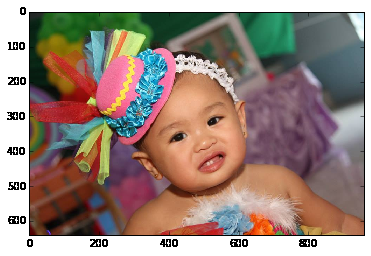
%> input picture Superpixel_3_0.png, 371 x 256 px, given in place of obj18__0.png, which was not available
$ octave PCAAnalysisLaplace.m   (GNU Octave 9; MATLAB toolbox functions it lacks are replaced by stand-ins)
%> lines starting %> are read from the running program, lines starting %| are printed output that depends on the picture; pictures that were not available may be replaced by others from this repository, and a replacement may not be noted
### MATLAB/computeFeatureVectorLaplace.m


%%%%%%%%%function to compute feature vector of leading eigenvalues of
            %%%%%%%%%(Laplacian based Laplacian)%%%%

%%%% Arguments of the function %%%%%
%%% 1st: number of leading eigenvalues to consider
%%% 2nd: exponent of Laplacian, lambda
%%% 3rd: directory of images
%%% 4th: image type
%%% 5th: number of points/vertices of Delanay graph
%%% 6th&7th: cordinates of the extreme corner points to be deleted


function egMat = computeFeatureVectorLaplace(s,lambda,direc,imagetype, thres, rup, rdown)
%> called with s = 6, lambda = 7, direc = 'glass/obj18__', imagetype = '.png', thres = 70, rup = 4, rdown = 3
    numview = (0:5:355);                                   % list of view angles
    egMat = zeros(s,length(numview));                      % initialise matrix to contain feature vectors
    cc=1;                                                  % initialise column index

    for i =numview
        img = imread(strcat(direc,num2str(i),imagetype));   % read image
%> img is the input picture: size 256x371x3 uint8; mean R, G, B 152.1, 132.3, 122.6
        im=rgb2gray(img);                                   % change gray scale
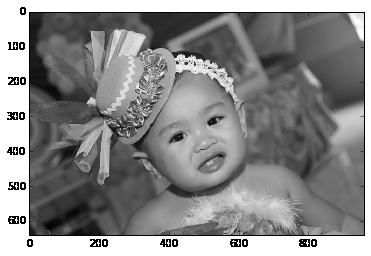
%> im: size 256x371 uint8; min 0, max 255, mean 137.1

        [cim,r,c]= harris4(im,1,thres,2);                   % find corner points, maximum is thres

        %discard corner points at the extremes
        cod = [c(:), r(:)];
        cod = cod(rup:end,:);
        cod = cod(1:end-rdown,:);

        % Delaunay triangulation
        tri = delaunay(cod(:,1),cod(:,2));

        %create graph from delanauy, compute adjacency and Laplacian
        %matrices
        g = digraph(tri, tri(:, [2 3 1]));
        A = adjacency(g);
        A = sparse(A | A');

        %Extract Graph
        G = graph(A);

        %Compute Laplace based Laplacian
        L = computeLaplace(G,lambda);

        %column vector of eigenvalues of Laplacian
        eg = sort(eig(full(L)), 'descend');                      % sort in descending order
        eg = eg(1:s,:);                                          % select s leading values

        %append result to matrix
        egMat(:,cc) = eg;
        cc = cc+1;
    end
end

### MATLAB/harris4.m

%%%%Harris corner point detection%%%%%%%%

function[cim2,r,c]= harris4(im,sigma,thresh,radius)
%> called with sigma = 1, thresh = 70, radius = 2
    error(nargchk(2,5,nargin));                            % validate the number of   input arguments
    dx = [-1 0 1;   -1 0 1;   -1 0 1];                     % special matrix for convolution
    dy = dx';                                              % the transpose of dx, also used for convolution
    Ix = conv2(single(im), single(dx), 'same');            %Compute the x and y derivatives of the image,
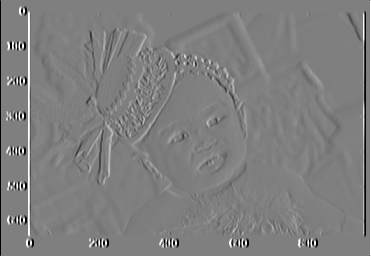
%> Ix: size 256x371 single; min -765, max 765, mean 0; drawn with min black and max white
    Iy = conv2(single(im), single(dy), 'same');            %Ix and Iy
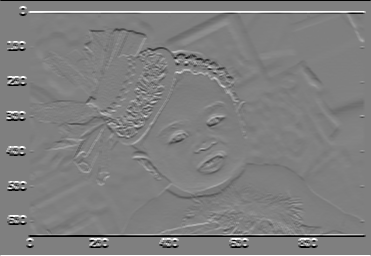
%> Iy: size 256x371 single; min -765, max 765, mean 0; mean of the top-left, top-right, bottom-left and bottom-right quarters -0.2, -0.5, 0.2, 0.5; drawn with min black and max white


    g = fspecial('gaussian',max(1,fix(6*sigma)), sigma);   % Gaussian filter

    Ix2 = conv2(single(Ix.^2), single(g), 'same');         %Compute the products of derivatives at every pixel:
    Iy2 = conv2(single(Iy.^2), single(g), 'same');         %Ix^2, Iy^2, IxIy
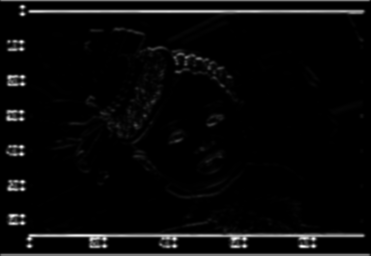
%> Iy2: size 256x371 single; min 0, max 430072, mean 15735.9; drawn with min black and max white
    Ixy = conv2(single(Ix.*Iy), single(g), 'same');
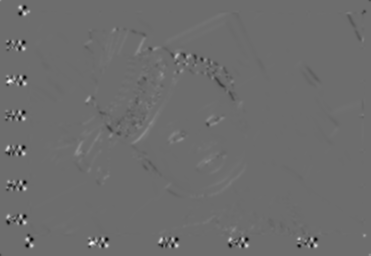
%> Ixy: size 256x371 single; min -113622.7, max 151202.2, mean 107.4; drawn with min black and max white
    %cim = (Ix2.*Iy2 - Ixy.^2)./(Ix2 + Iy2    + eps);       %cim is the determinant/trace
    k = 0.04;
    cim = (Ix2.*Iy2 - Ixy.^2) - k*(Ix2 + Iy2).^2;
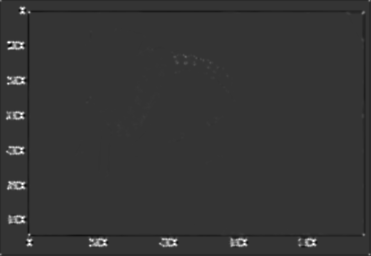
%> cim: size 256x371 single; min -10031047680, max 38759301120, mean 164228672; drawn with min black and max white

    if nargin > 2                                          %Threshold on   cim
        sze = 2*radius+1;
        mx = ordfilt2(cim,sze^2,ones(sze));

%         cim2 = (cim==mx)&(cim>thresh);                      %Find local maxima
%         [rc,cc]=size(cim2);
%         [r,c] = find(cim2);

        cim(cim~=mx) = 0;
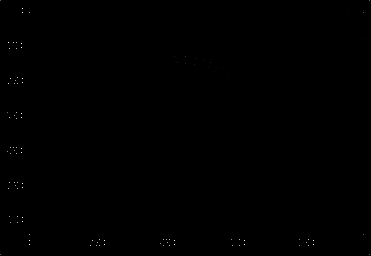
%> cim: size 256x371 single; min -16896260, max 38759301120, mean 27720194; drawn with min black and max white
%> the run ends on the next line
        [cim2,ind] = maxk(cim(:),thresh);
        [r,c]= ind2sub([128,128],ind);
    end

### MATLAB/PCAAnalysisLaplace.m


%PCA analysis

%compute feature vector of laplacian eigenvalues for the objects
s   = 6;                                                                %size of the leading eigenvalues
lam = 7;                                                                %laplace exponent
egGlass     = computeFeatureVectorLaplace(s,lam,'glass/obj18__','.png',70,4,3)';%compute feature vector for each of the eight objects
